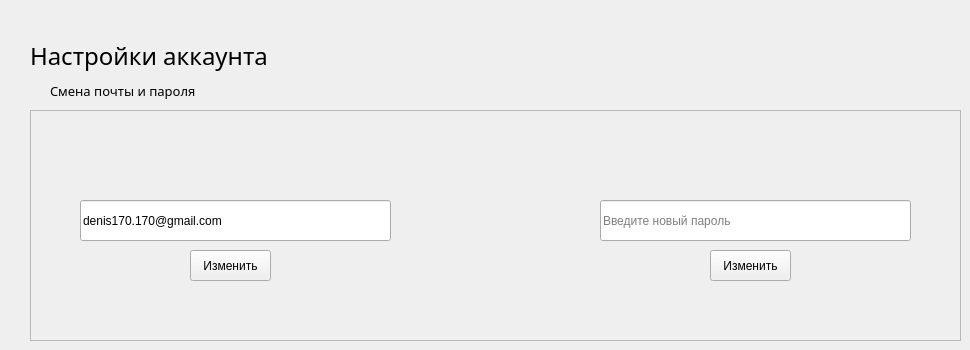
    <widget class="QWidget" name="change_page">
     <widget class="QFrame" name="change_object">
      <property name="geometry">
       <rect>
        <x>30</x>
        <y>110</y>
        <width>931</width>
        <height>231</height>
       </rect>
      </property>
      <property name="frameShape">
       <enum>QFrame::StyledPanel</enum>
      </property>
      <property name="frameShadow">
       <enum>QFrame::Raised</enum>
      </property>
      <widget class="QLabel" name="email_icon">
       <property name="geometry">
        <rect>
         <x>190</x>
         <y>50</y>
         <width>31</width>
         <height>31</height>
        </rect>
       </property>
       <property name="font">
        <font>
         <family>Bahnschrift Light</family>
         <pointsize>10</pointsize>
         <underline>true</underline>
        </font>
       </property>
       <property name="styleSheet">
        <string notr="true"/>
       </property>
       <property name="text">
        <string/>
       </property>
       <property name="pixmap">
        <pixmap>../icons/change_mail.png</pixmap>
       </property>
       <property name="scaledContents">
        <bool>true</bool>
       </property>
       <property name="alignment">
        <set>Qt::AlignCenter</set>
       </property>
      </widget>
      <widget class="QLineEdit" name="password_entry">
       <property name="geometry">
        <rect>
         <x>570</x>
         <y>90</y>
         <width>311</width>
         <height>41</height>
        </rect>
       </property>
       <property name="placeholderText">
        <string>Введите новый пароль</string>
       </property>
      </widget>
      <widget class="QLabel" name="password_icon">
       <property name="geometry">
        <rect>
         <x>710</x>
         <y>50</y>
         <width>31</width>
         <height>31</height>
        </rect>
       </property>
       <property name="font">
        <font>
         <family>Bahnschrift Light</family>
         <pointsize>10</pointsize>
         <underline>true</underline>
        </font>
       </property>
       <property name="styleSheet">
        <string notr="true"/>
       </property>
       <property name="text">
        <string/>
       </property>
       <property name="pixmap">
        <pixmap>../icons/key-chain.png</pixmap>
       </property>
       <property name="scaledContents">
        <bool>true</bool>
       </property>
       <property name="alignment">
        <set>Qt::AlignCenter</set>
       </property>
      </widget>
      <widget class="QLineEdit" name="email_entry">
       <property name="geometry">
        <rect>
         <x>50</x>
         <y>90</y>
         <width>311</width>
         <height>41</height>
        </rect>
       </property>
       <property name="text">
        <string>denis170.170@gmail.com</string>
       </property>
      </widget>
      <widget class="QPushButton" name="email_change">
       <property name="geometry">
        <rect>
         <x>160</x>
         <y>140</y>
         <width>81</width>
         <height>31</height>
        </rect>
       </property>
       <property name="text">
        <string>Изменить</string>
       </property>
      </widget>
      <widget class="QPushButton" name="password_change">
       <property name="geometry">
        <rect>
         <x>680</x>
         <y>140</y>
         <width>81</width>
         <height>31</height>
        </rect>
       </property>
       <property name="text">
        <string>Изменить</string>
       </property>
      </widget>
     </widget>
     <widget class="QLabel" name="settings_user_title">
      <property name="geometry">
       <rect>
        <x>30</x>
        <y>30</y>
        <width>281</width>
        <height>51</height>
       </rect>
      </property>
      <property name="font">
       <font>
        <family>Bahnschrift Light</family>
        <pointsize>18</pointsize>
       </font>
      </property>
      <property name="text">
       <string>Настройки аккаунта</string>
      </property>
     </widget>
     <widget class="QLabel" name="settings_user_subtitle">
      <property name="geometry">
       <rect>
        <x>50</x>
        <y>80</y>
        <width>191</width>
        <height>21</height>
       </rect>
      </property>
      <property name="font">
       <font>
        <family>Bahnschrift Light</family>
        <pointsize>10</pointsize>
       </font>
      </property>
      <property name="text">
       <string>Смена почты и пароля</string>
      </property>
     </widget>
    </widget>
